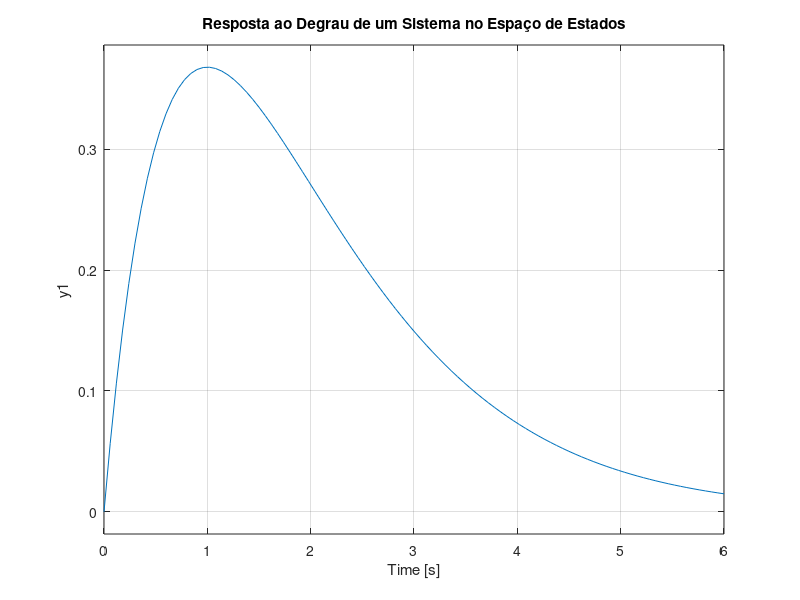

The MATLAB source for this figure:
pkg load control

# Definir as matrizes de espaço de estados
A = [-2, -1; 1, 0];
B = [1; 0];
C = [1, 0];
D = 0;

# Criar o modelo no espaço de estados
sys = ss(A, B, C, D);

# Simulação da resposta ao degrau
figure;
step(sys);
title('Resposta ao Degrau de um Sistema no Espaço de Estados');
grid on;
pause(10);